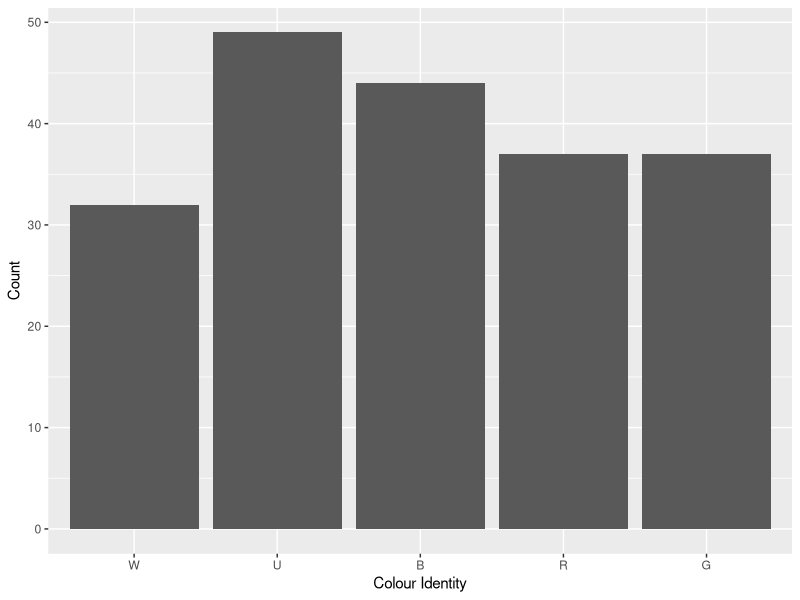
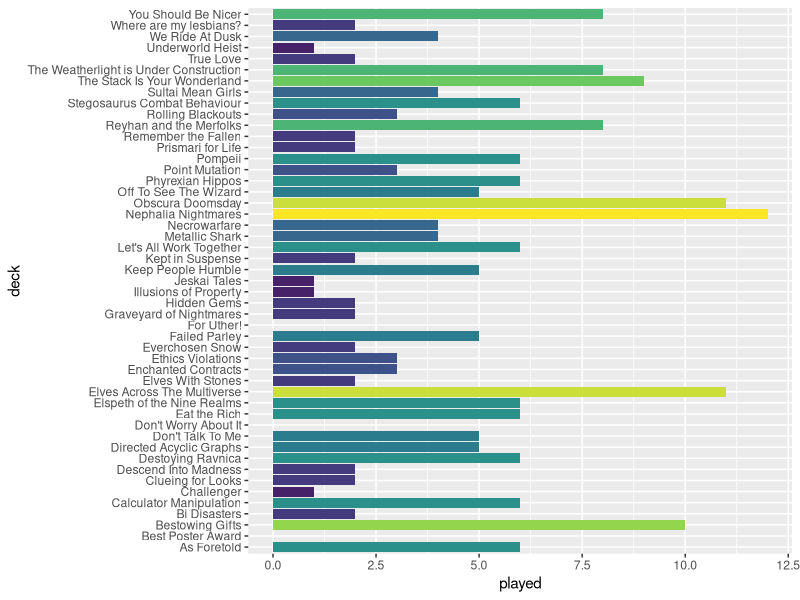
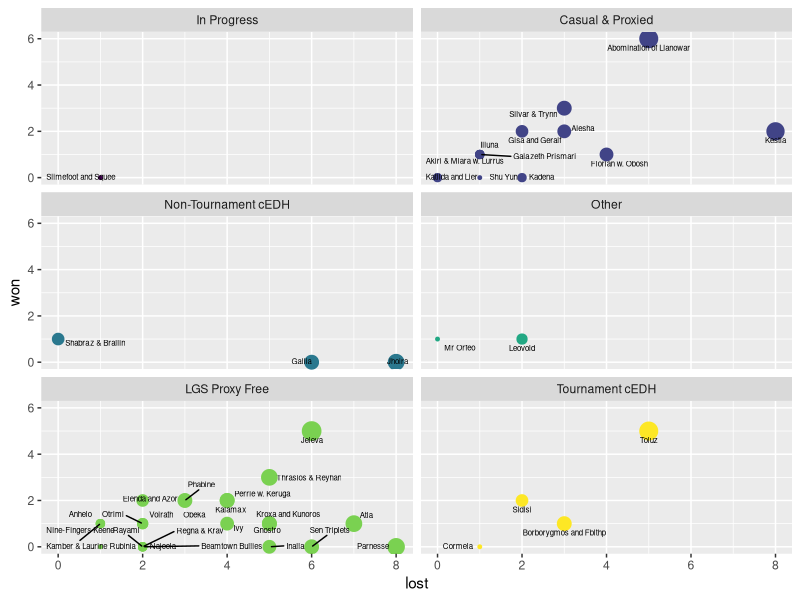
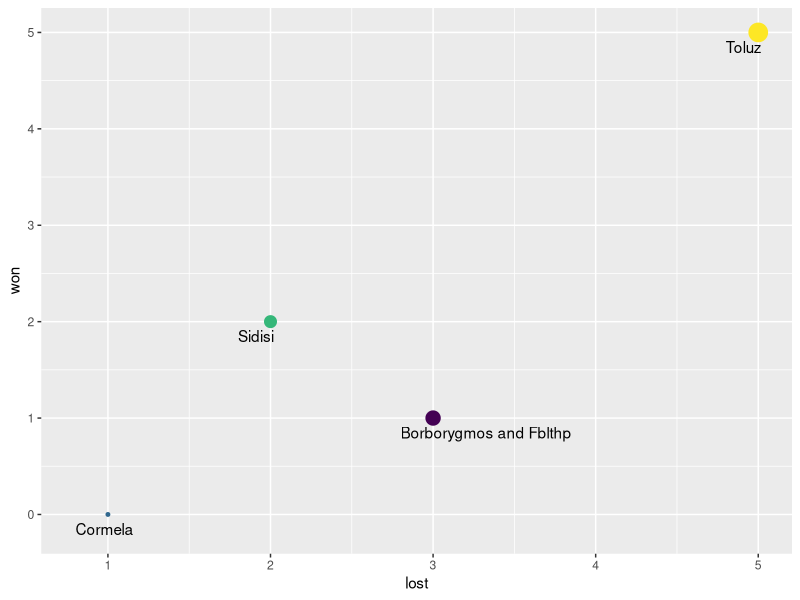
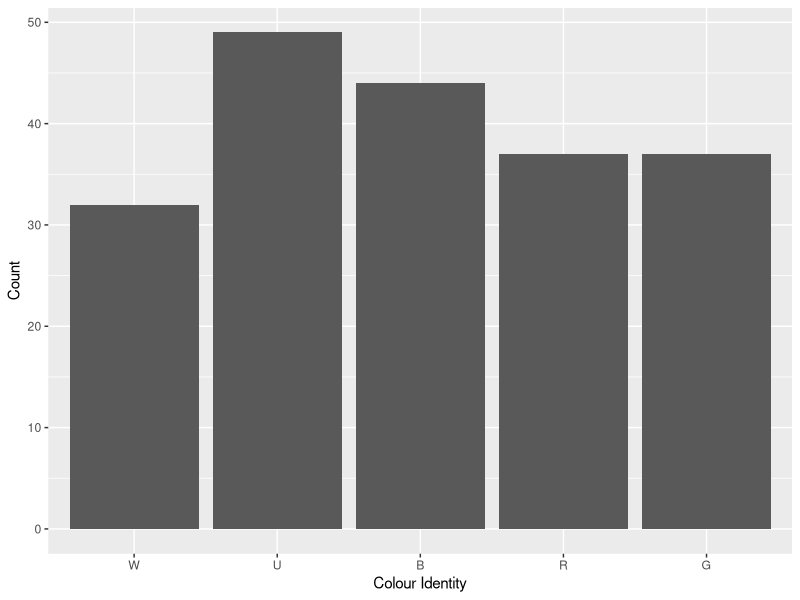
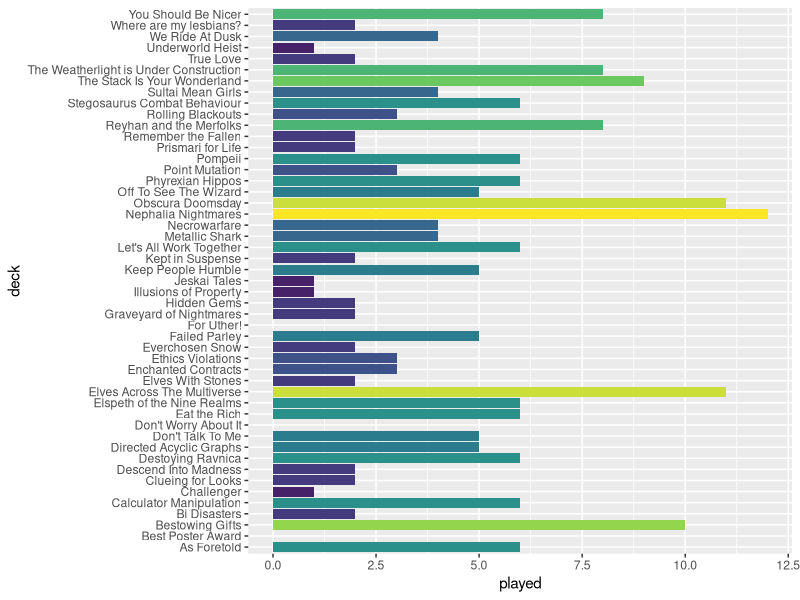
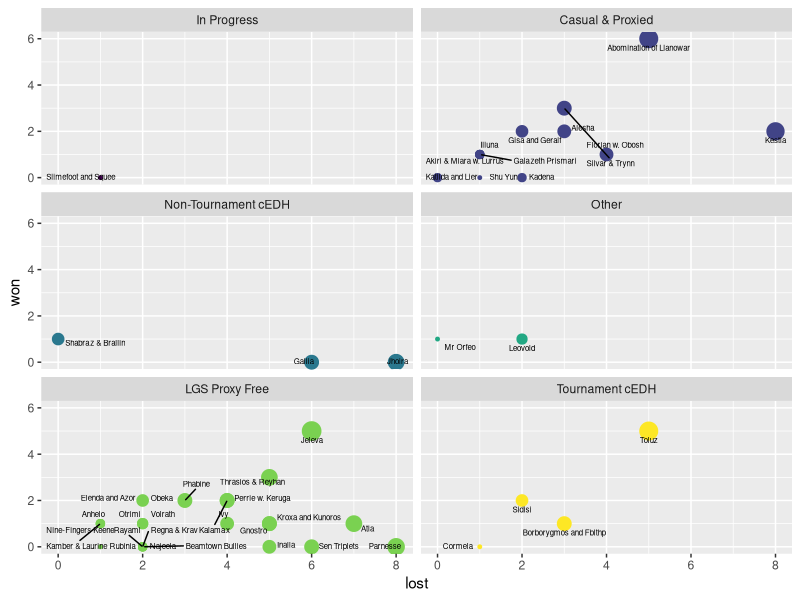
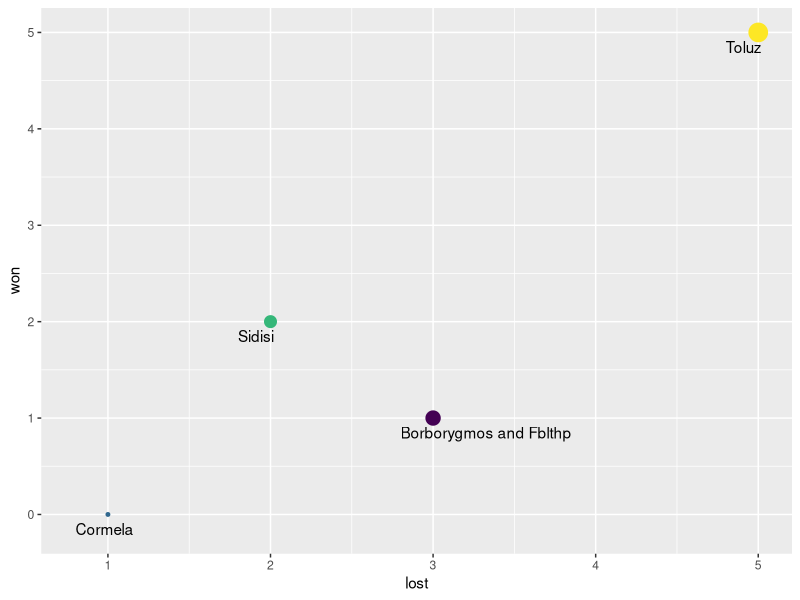

R code for these plots, in order:
library(forcats)
library(tidyverse)
library(viridis)
library(ggrepel)

# If you don't wan to edit your decks from within R, you can import any table with the same column names. 
decks<-data.frame(structure(list(deck=character(),commander=character(),power=factor(),played=numeric(),won=numeric(),draw=numeric(),lost=numeric(),priority=factor(),W=logical(),U=logical(),B=logical(),R=logical(),G=logical(),artist=character(),plane=character())))
decks<-decks%>%#priority 6: Tournament cEDH
  add_row(deck="Destoying Ravnica",commander="Borborygmos and Fblthp",power="9",played=6,won=1,draw=2,lost=3,priority="6",W=T,U=T,B=T,R=F,G=F,artist="Justin Hernandez,Alexis Hernandez",plane='Ravnica,Ravnica')%>% 
  add_row(deck="Obscura Doomsday",commander="Toluz",power="9",played=11,won=5,draw=1,lost=5,priority="6",W=T,U=T,B=T,R=F,G=F,artist="Donato Giancola",plane='New Capenna')%>% 
  add_row(deck="Sultai Mean Girls",commander="Sidisi",power="9",played=4,won=2,draw=0,lost=2,priority="6",W=F,U=T,B=T,R=F,G=T,artist="Karl Kopinski",plane='Tarkir')%>%
  add_row(deck="Underworld Heist",commander="Cormela",power="9",played=1,won=0,draw=0,lost=1,priority="6",W=F,U=T,B=T,R=T,G=F,artist="Bram Sels",plane='New Capenna')%>%# priority 5: LGS proxy free
  add_row(deck="As Foretold",commander="Gnostro",power="5",played=6,won=1,draw=0,lost=5,priority="5",W=T,U=T,B=F,R=F,G=F,artist="Lars Grant-West",plane='Theros')%>%
  add_row(deck="Best Poster Award",commander="Zimone and Dina",power="5",played=0,won=0,draw=0,lost=0,priority="5",W=F,U=T,B=T,R=F,G=T,artist="Anato Finnstark,Anato Finnstark",plane='Arcavios,Arcavios')%>%
  add_row(deck="Bestowing Gifts",commander="Kestia",power="5",played=10,won=2,draw=0,lost=8,priority="2",W=F,U=T,B=F,R=F,G=T,artist="Zezhou Chen",plane='Theros')%>%
  add_row(deck="Bi Disasters",commander="Kamber & Laurine",power="5",played=2,won=1,draw=0,lost=1,priority="5",W=F,U=F,B=T,R=T,G=F,artist="Andrey Kuzinskiy,Andrey Kuzinskiy",plane='Innistrad,Innistrad')%>%
  add_row(deck="Calculator Manipulation",commander="Obeka",power="6",played=6,won=2,draw=1,lost=3,priority="5",W=F,U=T,B=T,R=T,G=F,artist="Jesper Ejsing",plane='Unknown')%>% 
  add_row(deck="Clueing for Looks",commander="Katilda and Lier",power="6",played=2,won=0,draw=0,lost=0,priority="2",W=T,U=T,B=F,R=F,G=T,artist="Lie Setiawan",plane='Innistrad,Innistrad')%>% 
  add_row(deck="Descend Into Madness",commander="Anhelo",power="5",played=2,won=1,draw=0,lost=1,priority="5",W=F,U=T,B=T,R=T,G=F,artist="Marta Nael",plane='New Capenna') %>%
  add_row(deck="Eat the Rich",commander="Silvar & Trynn",power="6",played=6,won=3,draw=0,lost=3,priority="2",W=T,U=F,B=T,R=T,G=F,artist="Jesper Ejsing,Jesper Ejsing",plane='Ikoria,Ikoria')%>%
  add_row(deck="Elspeth of the Nine Realms",commander="Kroxa and Kunoros",power="5",played=6,won=1,draw=0,lost=5,priority="5",W=T,U=F,B=F,R=T,G=F,artist="Jason A. Engle",plane='Theros,Theros')%>%
  add_row(deck="Elves With Stones",commander="Akiri & Miara w. Lurrus",power="6",played=2,won=1,draw=0,lost=1,priority="2",W=T,U=F,B=T,R=T,G=F,artist="David Gaillet,Johannes Voss,Steve Ellis",plane='Zendikar,Lorwyn,Ikoria')%>% 
  add_row(deck="Ethics Violations",commander="Volrath",power="6",played=3,won=1,draw=0,lost=2,priority="5",W=F,U=T,B=T,R=F,G=T,artist="Heonhwa Choe",plane='Dominaria')%>%
  add_row(deck="Everchosen Snow",commander="Najeela",power="5",played=2,won=0,draw=0,lost=2,priority="5",W=T,U=T,B=T,R=T,G=T,artist="Antonio José Manzanedo",plane='Kylem')%>%
  add_row(deck="Failed Parley",commander="Phabine",power="5",played=5,won=2,draw=0,lost=3,priority="5",W=F,U=T,B=T,R=F,G=T,artist="Ryan Pancoast",plane='New Capenna')%>%
  add_row(deck="Graveyard of Nightmares",commander="Beamtown Bullies",power="5",played=2,won=0,draw=0,lost=2,priority="5",W=F,U=F,B=T,R=T,G=T,artist="Tyler Jacobson",plane='New Capenna')%>%
  add_row(deck="Hidden Gems",commander="Kadena",power="5",played=2,won=0,draw=0,lost=2,priority="2",W=F,U=T,B=T,R=F,G=T,artist="Caio Monteiro",plane='Tarkir')%>%
  add_row(deck="Illusions of Property",commander="Rubinia",power="5",played=1,won=0,draw=0,lost=1,priority="5",W=T,U=T,B=F,R=F,G=T,artist="Cynthia Sheppard",plane='Unknown')%>%
  add_row(deck="Keep People Humble",commander="Ivy",power="7",played=5,won=1,draw=0,lost=4,priority="5",W=F,U=T,B=F,R=F,G=T,artist="Evyn Fong",plane='Dominaria') %>% 
  add_row(deck="Let's All Work Together",commander="Sen Triplets",power="6",played=6,won=0,draw=0,lost=6,priority="5",W=T,U=T,B=T,R=F,G=F,artist="Greg Staples",plane='Alara,Alara,Alara')%>%
  add_row(deck="Nephalia Nightmares",commander="Jeleva",power="6",played=12,won=5,draw=1,lost=6,priority="5",W=F,U=T,B=T,R=T,G=F,artist="Cynthia Sheppard",plane='Innistrad')%>% 
  add_row(deck="Off To See The Wizard",commander="Inalla",power="5",played=5,won=0,draw=0,lost=5,priority="5",W=F,U=T,B=T,R=T,G=F,artist="Yongjae Choi",plane='Unknown')%>%
  add_row(deck="Phyrexian Hippos",commander="Perrie w. Keruga",power="6",played=6,won=2,draw=0,lost=4,priority="5",W=T,U=T,B=F,R=F,G=T,artist="Joshua Raphael,Dan Scott",plane='New Capenna,Ikoria') %>%
  add_row(deck="Point Mutation",commander="Otrimi",power="5",played=3,won=1,draw=0,lost=2,priority="5",W=T,U=T,B=F,R=F,G=T,artist="Victor Adame Minguez",plane='Ikoria') %>%
  add_row(deck="Remember the Fallen",commander="Rayami",power="6",played=2,won=0,draw=0,lost=2,priority="5",W=F,U=T,B=T,R=F,G=T,artist="Kieran Yanner",plane='Zendikar') %>%
  add_row(deck="Reyhan and the Merfolks",commander="Thrasios & Reyhan",power="7",played=8,won=3,draw=0,lost=5,priority="5",W=F,U=T,B=T,R=F,G=T,artist="Josu Hernaiz,Chris Rallis",plane='Theros,Tarkir') %>%
  add_row(deck="Rolling Blackouts",commander="Yidris",power="5",played=3,priority="5",W=F,U=T,B=T,R=T,G=T,artist="Karl Kopinski",plane='Alara') %>%
  add_row(deck="Stegosaurus Combat Behaviour",commander="Kalamax",power="2",played=6,won=2,draw=0,lost=4,priority="5",W=F,U=T,B=F,R=T,G=T,artist="Nicholas Gregory",plane='Ikoria') %>%
  add_row(deck="The Stack Is Your Wonderland",commander="Parnesse",power="6",played=9,won=0,draw=1,lost=8,priority="5",W=F,U=T,B=T,R=T,G=F,artist="Svetlin Velinov",plane='New Capenna')%>%
   add_row(deck="True Love",commander="Regna & Krav",power="5",played=2,won=0,draw=0,lost=2,priority="5",W=T,U=F,B=T,R=F,G=F,artist="Randy Vargas,Randy Vargas",plane='Kylem,Kylem')%>%  
  add_row(deck="We Ride At Dusk",commander="Elenda and Azor",power="6",played=4,won=2,draw=0,lost=2,priority="5",W=T,U=T,B=T,R=F,G=F,artist="Randy Vargas,Randy Vargas",plane='Ixalan,Ixalan')%>%
  add_row(deck="Where are my lesbians?",commander="Nine-Fingers Keene",power="5",played=2,won=1,draw=0,lost=1,priority="5",W=F,U=T,B=T,R=F,G=T,artist="Nils Hamm",plane='Forgotten Realms')%>%
  add_row(deck="You Should Be Nicer",commander="Atla",power="6",played=8,won=1,draw=0,lost=7,priority="5",W=T,U=F,B=F,R=T,G=T,artist="Ekaterina Burmak",plane='Ixalan')%>% 
  # priority 4: Other formats
  add_row(deck="Challenger",commander="Mr Orfeo",power="4",played=1,won=1,draw=0,lost=0,priority="4",W=F,U=F,B=T,R=T,G=T,artist="Daarken",plane='New Capenna')%>%
  add_row(deck="Don't Worry About It",commander="Lukka",power="5",played=0,won=0,draw=0,lost=0,priority="4",W=F,U=F,B=F,R=T,G=T,artist="Chase Stone",plane='Ikoria') %>%
  add_row(deck="Enchanted Contracts",commander="Leovold",power="5",played=3,won=1,draw=0,lost=2,priority="4",W=F,U=T,B=T,R=F,G=T,artist="Magali Villeneuve",plane='Fiora') %>%
  add_row(deck="For Uther!",commander="Ponyback Brigade",power="5",played=0,won=0,draw=0,lost=0,priority="4",W=F,U=F,B=F,R=T,G=T,artist="Mark Zug",plane='Tarkir') %>%
  # priority 3: non-tournament cEDH 
  add_row(deck="Metallic Shark",commander="Shabraz & Brallin",power="3",played=4,won=1,draw=0,lost=0,priority="3",W=F,U=T,B=T,R=T,G=F,artist="Paul Scott Canavanm,Paul Scott Canavan",plane='Ikoria,Ikoria')%>%  
  add_row(deck="Pompeii",commander="Gallia",power="3",played=6,won=0,draw=0,lost=6,priority="3",W=F,U=F,B=F,R=T,G=T,artist="Johannes Voss",plane='Theros')%>% 
  add_row(deck="The Weatherlight is Under Construction",commander="Jhoira",power="7",played=8,won=0,draw=0,lost=8,priority="3",W=F,U=T,B=F,R=T,G=F,artist="Lisa Heidhoff",plane='Dominaria')%>%
  # priority 2: Casual and Proxied 
  add_row(deck="Directed Acyclic Graphs",commander="Alesha",power="5",played=5,won=2,draw=0,lost=3,priority="2",W=T,U=F,B=T,R=T,G=F,artist="Winona Nelson",plane='Tarkir')%>%  
  add_row(deck="Don't Talk To Me",commander="Florian w. Obosh",power="5",played=5,won=1,draw=0,lost=4,priority="2",W=F,U=F,B=T,R=T,G=F,artist="Justine Cruz,Denis Medri",plane='Innistrad,Ikoria')%>% 
  add_row(deck="Elves Across The Multiverse",commander="Abomination of Llanowar",power="7",played=11,won=6,draw=0,lost=5,priority="2",W=F,U=F,B=T,R=F,G=T,artist="Vincent Proce",plane='Dominaria',)%>%  
  add_row(deck="Kept in Suspense",commander="Illuna",power="5",played=2,won=1,draw=0,lost=1,priority="2",W=F,U=T,B=F,R=T,G=T,artist="Chris Rahn",plane='Ikoria')%>%
  add_row(deck="Jeskai Tales",commander="Shu Yun",power="4",played=1,won=0,draw=0,lost=1,priority="2",W=T,U=T,B=F,R=T,G=F,artist="David Gaillet",plane='Tarkir')%>%
  add_row(deck="Necrowarfare",commander="Gisa and Geralf",power="5",played=4,won=2,draw=0,lost=2,priority="2",W=F,U=T,B=T,R=F,G=F,artist="Aaron J. Riley",plane='Innistrad,Innistrad')%>%
  add_row(deck="Prismari for Life",commander="Galazeth Prismari",power="5",played=2,won=1,draw=0,lost=1,priority="2",W=F,U=T,B=F,R=T,G=F,artist="Iain McCaig",plane='Arcavios')%>%
 #priority 1: unsleeved and unfinished
  add_row(deck="A Tooting Time",commander="Tusk and Whiskers",power="5",played=0,won=0,draw=0,lost=0,priority="1",W=T,U=F,B=F,R=F,G=T,artist="Chris Seaman,Chris Seaman",plane='Interplanar Galaxy,Interplanar Galaxy')%>% 
  add_row(deck="Bumblebee",commander="St. Traft and Rem",power="5",played=0,won=0,draw=0,lost=0,priority="1",W=T,U=T,B=F,R=T,G=F,artist="Lucas Graciano,Lucas Graciano",plane='Innistrad,Innistrad')%>% 
  add_row(deck="Collector's Edition",commander="Pharika w. Umori",power="5",played=0,won=0,draw=0,lost=0,priority="1",W=F,U=F,B=T,R=F,G=T,artist="Jason A. Engle, Daniel Warren Johnson",plane='Theros,Ikoria')%>% 
  add_row(deck="Cull The Unworthy",commander="Tasigur",power="5",played=0,won=0,draw=0,lost=0,priority="1",W=F,U=T,B=T,R=F,G=T,artist="Chris Rahn",plane='Tarkir')%>% 
  add_row(deck="Cursed Gold",commander="Lynde",power="4",played=0,won=0,draw=0,lost=0,priority="1",W=F,U=T,B=F,R=T,G=F,artist="Anna Steinbauer",plane='Innistrad')%>%    
  add_row(deck="Creteaceous Beasts",commander="Nethroi w. Kaheera",power="5",played=0,won=0,draw=0,lost=0,priority="1",W=T,U=F,B=T,R=F,G=T, artist="Slawomir Maniak,Ryan Pancoast",plane='Ikoria')%>%
  add_row(deck="Defending Fblthp",commander="Fblthp",power="4",played=0,won=0,draw=0,lost=0,priority="1",W=F,U=T,B=F,R=F,G=F,artist="Marija Tiurina",plane='Ravnica')%>%
  add_row(deck="Due Diligence",commander="Eloise",power="6",played=0,won=0,draw=0,lost=0,priority="1",W=F,U=T,B=T,R=F,G=F,artist="Jarel Threat",plane='Innistrad')%>%
  add_row(deck="Zirda's Honour Guard",commander="Licia w. Zira",power="5",played=0,won=0,draw=0,lost=0,priority="1",W=T,U=F,B=T,R=T,G=F,artist="Magalie Villeneuve,Jesper Ejsing",plane='Unknown,Ikoria')%>% 
  add_row(deck="Fruit Salad",commander="Tazri",power="5",played=0,won=0,draw=0,lost=0,priority="1",W=T,U=T,B=F,R=T,G=F,artist="Chris Rahn",plane='Zendikar')%>% 
  add_row(deck="Gender is a Construct",commander="Alharu & Silas",power="5",played=0,won=0,draw=0,lost=0,priority="1",W=T,U=T,B=T,R=F,G=F,artist="Chris Rallis,Joseph Meehan",plane='unkown,Alara')%>%
  add_row(deck="Giving Goats Away",commander="Zedruu",power="5",played=0,won=0,draw=0,lost=0,priority="1",W=T,U=T,B=F,R=T,G=F,artist="Mark Zug",plane='Ikoria')%>%
  add_row(deck="Guardian of the Lost",commander="Ephara",power="5",played=0,won=0,draw=0,lost=0,priority="1",W=T,U=T,B=F,R=F,G=F,artist="Eric Deschamps",plane='Theros')%>%
  add_row(deck="Hidden Beasts",commander="Kodama & Ludevic",power="5",played=0,won=0,draw=0,lost=0,priority="1",W=T,U=F,B=T,R=F,G=T,artist="Daarken,Aaron Miller",plane='Kamigawa,Innistrad')%>%
  add_row(deck="Ixhel's Creations",commander="Ixhel",power="5",played=0,won=0,draw=0,lost=0,priority="1",W=T,U=F,B=T,R=F,G=T,artist="Campbell White",plane='New Phyrexia')%>%
  add_row(deck="Jasmine Reads Adventures",commander="Jasmine",power="5",played=0,won=0,draw=0,lost=0,priority="1",W=T,U=F,B=F,R=F,G=T,artist="Bastien L. Deharme",plane='Dominaria')%>%
  add_row(deck="My Turn",commander="Rashmi and Ragavan",power="5",played=0,won=0,draw=0,lost=0,priority="1",W=F,U=T,B=F,R=T,G=T,artist="Joshua Cairos,Joshua Cairos",plane='Kaladesh,Kaladesh')%>%
  add_row(deck="Nope",commander="Ertai",power="5",played=0,won=0,draw=0,lost=0,priority="1",W=T,U=T,B=T,R=F,G=F,artist="Sidharth Chaturvedi",plane='Dominaria')%>%
  add_row(deck="Pride was a Riot",commander="Kynaios & Tiro",power="5",played=0,won=0,draw=0,lost=0,priority="1",W=T,U=T,B=F,R=T,G=T,artist="Willian Murai",plane='Theros')%>%
  add_row(deck="Release the Gremlins",commander="Gimbal",power="5",played=0,won=0,draw=0,lost=0,priority="1",W=F,U=T,B=F,R=T,G=T,artist="Fajareka Setiawan",plane='Kaladesh') %>%
  add_row(deck="Shadowborn Devotion",commander="Raphael",power="5",played=0,won=0,draw=0,lost=0,priority="1",W=F,U=F,B=T,R=T,G=F,artist="Livia Prima",plane='Forgotten Realms')%>%
  add_row(deck="Sunburst in the Vastes",commander="The Peregrine Dynamo",power="9",played=0,won=0,draw=0,lost=0,priority="1",W=F,U=F,B=F,R=F,G=F,artist="Zoltan Boros",plane='Dominaria')%>%
  add_row(deck="Spores on the Playground",commander="Slimefoot and Squee",power="5",played=1,won=0,draw=0,lost=1,priority="1",W=F,U=F,B=T,R=T,G=T,artist="Ivan Shavrin,Ivan Shavrin",plane='Dominaria,Dominaria')%>% 
  add_row(deck="There Can Only Be One",commander="Elsha",power="5",played=0,won=0,draw=0,lost=0,priority="1",W=T,U=T,B=F,R=T,G=F,artist="G-host Lee",plane='Tarkir')%>% 
  add_row(deck="Venture Across Planes",commander="Safana & Flaming Fist",power="5",played=0,won=0,draw=0,lost=0,priority="1",W=T,U=F,B=T,R=F,G=F,artist="Wisnu Tan,Diego Gisbert",plane='Forgotten Realms,Forgotten Realms')
# colour distibution
W<-decks%>%filter(W==T)%>%count()%>%pull(n)
U<-decks%>%filter(U==T)%>%count()%>%pull(n)
B<-decks%>%filter(B==T)%>%count()%>%pull(n)
R<-decks%>%filter(R==T)%>%count()%>%pull(n)
G<-decks%>%filter(G==T)%>%count()%>%pull(n)
colour<-c(W,U,B,R,G)
identity<-c("W","U","B","R","G")
colours<-cbind(colour,identity)
colours<-as.data.frame(colours)
colours<-colours%>%mutate(colour=as.numeric(colour))
col<-colours%>%ggplot(aes(x=fct_inorder(identity),colour))+
          geom_bar(stat="identity")+
          xlab("Colour Identity")+
          ylab("Count")
col 
ggsave("col.png")

#deck stats 
games<-decks%>%filter(priority!="1"&!is.na(priority))%>%ggplot(aes(played,deck,fill=played))+
        geom_bar(stat="identity")+
        scale_fill_viridis_c()+
        theme(legend.position="none")
games
ggsave(filename ="played.png",width=3000,height =2255, dpi=300,units="px",device='png')
# powerlevel
decks%>%group_by(power)%>%count()
# playable decks
decks%>%filter(priority>"1")%>%count()


# win stats 
played <- decks %>% filter(played>0) %>% mutate(win=(won+0.5*draw)/played) %>% arrange(-win)
played_results <- ggplot(played, aes(x=lost,y=won,label=commander)) +
  geom_point(aes(size=played,fill=commander,colour=priority))+
  geom_text_repel(aes(label = commander),size=2,vjust = -.5,max.overlaps = 21)+
  scale_colour_viridis_d()+
  theme(legend.position = "none")+
  facet_wrap(~priority,ncol=2,labeller = as_labeller(c("1"="In Progress","2"="Casual & Proxied","3"="Non-Tournament cEDH","4"="Other","5"="LGS Proxy Free","6"="Tournament cEDH")))
played_results
ggsave('results.png')
# cEDH stats 
cEDH <- decks %>% filter(priority=='6') %>% mutate(win=(won+0.5*draw)/played) %>% arrange(-win)
cEDH_results <- ggplot(cEDH, aes(x=lost,y=won,label=commander)) +
                  geom_point(aes(size=played,colour=commander))+
                  geom_text(check_overlap = TRUE,hjust = 0, nudge_x = -0.2,nudge_y = -0.15)+
                  scale_colour_viridis_d()+
                  theme(legend.position = "none")
cEDH_results
ggsave('cEDH_results.png')
buildme<-decks%>%filter(priority=="1")
buildme%>%pull(commander)
# wishlist (This is currently a little behind)


artists<-decks%>%separate_rows(artist,sep=',')%>%group_by(artist)%>%summarise(n=n())%>%arrange(desc(n))
artists
decks%>%dplyr::filter(str_detect(artist,"Jesper Ejsing"))%>%arrange(commander)%>%pull(commander) 

# filter by colour
decks%>%dplyr::filter(U==T&W==T)%>%pull(commander)

# planes 
planes <- decks %>% separate_rows(plane,sep=',') %>% drop_na() %>% group_by(plane) %>% summarise(n=n()) %>% arrange(-n)
planes
